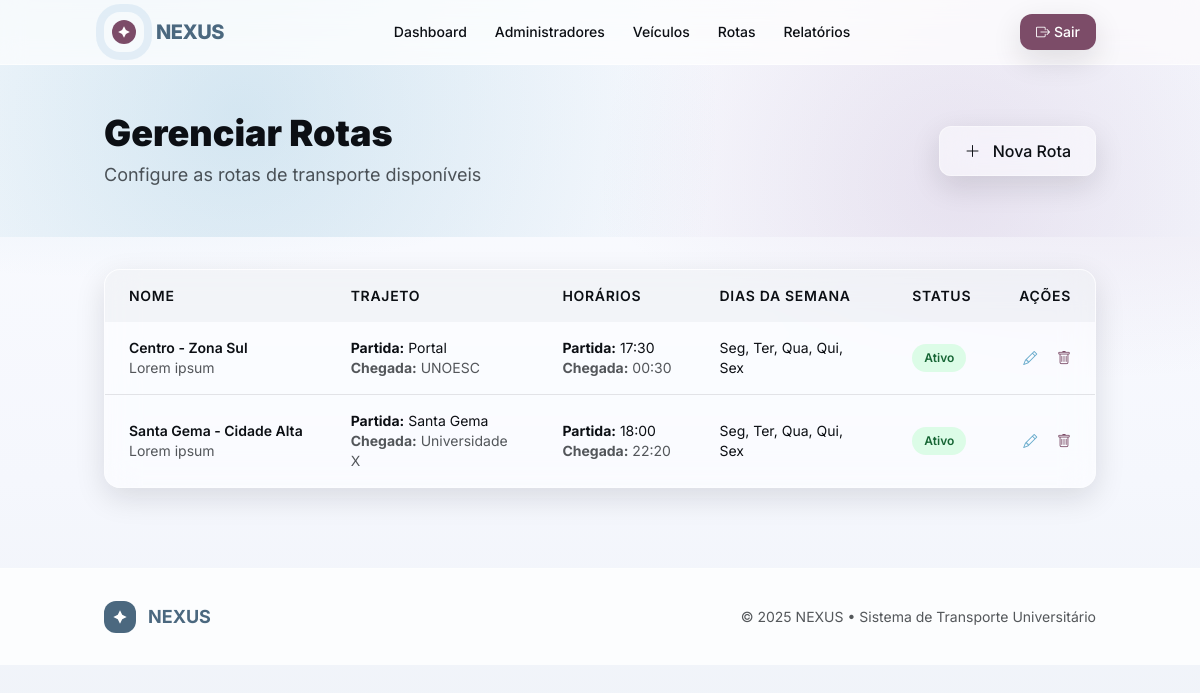
The page /manager/routes (signed in) on the database its author committed.
### tables this page shows
CREATE TABLE `routes` (
  `id` int(11) NOT NULL,
  `name` varchar(100) NOT NULL,
  `origin` varchar(100) DEFAULT NULL,
  `destination` varchar(100) NOT NULL,
  `route_date` date NOT NULL,
  `schedule_id` int(11) NOT NULL,
  `departure_time` time NOT NULL,
  `pickup_points` text NOT NULL,
  `max_capacity` int(11) NOT NULL,
  `driver_id` int(11) DEFAULT NULL,
  `current_occupancy` int(11) DEFAULT 0,
  `status` enum('scheduled','in_progress','completed','cancelled') DEFAULT 'scheduled',
  `active` tinyint(1) DEFAULT 1,
  `created_at` timestamp NOT NULL DEFAULT current_timestamp(),
  `updated_at` timestamp NOT NULL DEFAULT current_timestamp() ON UPDATE current_timestamp(),
  `arrival_time` time DEFAULT NULL,
  `description` text DEFAULT NULL,
  `days_of_week` varchar(100) DEFAULT NULL
);

### app/views/manager/routes/index.php (the view, shortened to what the rows shown need)
<?php require_once __DIR__ . '/../../layouts/header.php'; ?>
<section class="gradient-hero py-12">
    <div class="container mx-auto px-4">
        <div class="flex flex-col md:flex-row justify-between items-start md:items-center gap-6">
            <div>
                <h1 class="text-3xl md:text-4xl font-black text-nexus-ink mb-2">
                    Gerenciar Rotas
                </h1>
                <p class="text-nexus-ink/70 text-lg">Configure as rotas de transporte disponíveis</p>
            </div>
            <a href="/nexus/manager/routes/create" class="frost px-6 py-3 rounded-xl text-nexus-ink font-medium shadow-soft hover:shadow-glow transition-all border border-white/40">
                <i class="bi bi-plus-lg mr-2"></i> Nova Rota
            </a>
        </div>
    </div>
</section>
<main class="container mx-auto py-8 px-4">
    <div class="frost rounded-2xl shadow-soft overflow-hidden">
        <div class="overflow-x-auto">
            <table class="w-full">
                <thead class="bg-nexus-a/5">
                    <tr>
                        <th class="px-6 py-4 text-left text-sm font-semibold text-nexus-ink uppercase tracking-wider">
                            Nome
                        </th>
                        <th class="px-6 py-4 text-left text-sm font-semibold text-nexus-ink uppercase tracking-wider">
                            Trajeto
                        </th>
                        <th class="px-6 py-4 text-left text-sm font-semibold text-nexus-ink uppercase tracking-wider">
                            Horários
                        </th>
                        <th class="px-6 py-4 text-left text-sm font-semibold text-nexus-ink uppercase tracking-wider">
                            Dias da Semana
                        </th>
                        <th class="px-6 py-4 text-left text-sm font-semibold text-nexus-ink uppercase tracking-wider">
                            Status
                        </th>
                        <th class="px-6 py-4 text-right text-sm font-semibold text-nexus-ink uppercase tracking-wider">
                            Ações
                        </th>
                    </tr>
                </thead>
                <tbody class="divide-y divide-nexus-ink/10">
                    <?php foreach ($routes as $route): ?>
                    <tr class="hover:bg-nexus-b/5 transition-colors">
                        <td class="px-6 py-4 whitespace-nowrap">
                            <div class="text-sm font-semibold text-nexus-ink">
                                <?php echo htmlspecialchars($route['name'] ?? 'N/A'); ?>
                            </div>
                            <div class="text-sm text-nexus-ink/70">
                                <?php echo htmlspecialchars($route['description'] ?? 'Sem descrição'); ?>
                            </div>
                        </td>
                        <td class="px-6 py-4">
                            <div class="text-sm text-nexus-ink">
                                <strong>Partida:</strong>
                                <?php
                                $departure = $route['departure_location'] ?? $route['origin'] ?? 'Não informado';
                                echo htmlspecialchars($departure);
                                ?>
                            </div>
                            <div class="text-sm text-nexus-ink/70">
                                <strong>Chegada:</strong>
                                <?php
                                $arrival = $route['arrival_location'] ?? $route['destination'] ?? 'Não informado';
                                echo htmlspecialchars($arrival);
                                ?>
                            </div>
                        </td>
                        <td class="px-6 py-4 whitespace-nowrap">
                            <div class="text-sm text-nexus-ink">
                                <strong>Partida:</strong>
                                <?php
                                if (isset($route['departure_time'])) {
                                    echo date('H:i', strtotime($route['departure_time']));
                                } else {
                                    echo 'Não informado';
                                }
                                ?>
                            </div>
                            <div class="text-sm text-nexus-ink/70">
                                <strong>Chegada:</strong>
                                <?php
                                if (isset($route['arrival_time'])) {
                                    echo date('H:i', strtotime($route['arrival_time']));
                                } else {
                                    echo 'Não informado';
                                }
                                ?>
                            </div>
                        </td>
                        <td class="px-6 py-4">
                            <div class="text-sm text-nexus-ink">
                                <?php
                                $daysOfWeek = $route['days_of_week'] ?? '';
                                if (empty($daysOfWeek)) {
                                    echo 'Não definido';
                                } else {
                                    if (is_string($daysOfWeek)) {
                                        $daysArray = explode(',', $daysOfWeek);
                                    } else {
                                        $daysArray = $daysOfWeek;
                                    }
                                    $dayNames = [
                                        'mon' => 'Seg',
                                        'tue' => 'Ter',
                                        'wed' => 'Qua',
                                        'thu' => 'Qui',
                                        'fri' => 'Sex',
                                        'sat' => 'Sáb',
                                        'sun' => 'Dom'
                                    ];
                                    $displayDays = [];
                                    foreach ($daysArray as $day) {
                                        $day = trim($day);
                                        if (isset($dayNames[$day])) {
                                            $displayDays[] = $dayNames[$day];
                                        }
                                    }
                                    echo !empty($displayDays) ? implode(', ', $displayDays) : 'Não definido';
                                }
                                ?>
                            </div>
                        </td>
                        <td class="px-6 py-4 whitespace-nowrap">
                            <span class="px-3 py-1 inline-flex text-xs leading-5 font-semibold rounded-full
                                <?php
                                $status = $route['status'] ?? 'Ativo';
                                $statusClass = match($status) {
                                    'Ativo', 'active', 'scheduled' => 'bg-green-100 text-green-800',
                                    'Inativo', 'inactive', 'cancelled' => 'bg-red-100 text-red-800',
                                    'in_progress' => 'bg-yellow-100 text-yellow-800',
                                    'completed' => 'bg-blue-100 text-blue-800',
                                    default => 'bg-gray-100 text-gray-800'
                                };
                                echo $statusClass;
                                ?>">
                                <?php
                                $statusText = match($status) {
                                    'Ativo', 'active', 'scheduled' => 'Ativo',
                                    'Inativo', 'inactive', 'cancelled' => 'Inativo',
                                    'in_progress' => 'Em Andamento',
                                    'completed' => 'Concluída',
                                    default => $status
                                };
                                echo htmlspecialchars($statusText);
                                ?>
                            </span>
                        </td>
                        <td class="px-6 py-4 whitespace-nowrap text-right text-sm font-medium">
                            <a href="/nexus/manager/routes/edit/<?php echo $route['id']; ?>"
                               class="text-nexus-b hover:text-nexus-a mr-4 transition-colors" title="Editar">
                                <i class="bi bi-pencil"></i>
                            </a>
                            <button onclick="confirmDelete(<?php echo $route['id']; ?>)"
                                    class="text-nexus-f hover:text-nexus-e transition-colors" title="Excluir">
                                <i class="bi bi-trash"></i>
                            </button>
                        </td>
                    </tr>
                    <?php endforeach; ?>
                </tbody>
            </table>
        </div>
    </div>
</main>
<?php require_once __DIR__ . '/../../layouts/footer.php'; ?>

### app/core/Router.php (shortened to what the rows shown need)
<?php
class Router {
    private $routes = [];
    public function addRoute($method, $path, $controllerAction) {
        $this->routes[] = [
            'method' => $method,
            'path' => $path,
            'controllerAction' => $controllerAction
        ];
    }
    public function dispatch() {
        $requestMethod = $_SERVER['REQUEST_METHOD'];
        $requestUri = parse_url($_SERVER['REQUEST_URI'], PHP_URL_PATH);
        $scriptName = $_SERVER['SCRIPT_NAME'];
        $baseDir = rtrim(dirname($scriptName), '\\/');
        if ($baseDir && $baseDir !== '.') {
            if (strpos($requestUri, $baseDir) === 0) {
                $requestUri = substr($requestUri, strlen($baseDir));
            }
        }
        foreach ($this->routes as $route) {
            $pattern = preg_replace('/\{([a-zA-Z]+)\}/', '(?P<\1>[^/]+)', $route['path']);
            $pattern = '@^' . $pattern . '$@D';
            if ($route['method'] === $requestMethod && preg_match($pattern, $requestUri, $matches)) {
                list($controller, $action) = explode('@', $route['controllerAction']);
                $controllerInstance = new $controller();
                $params = array_filter($matches, function($key) {
                    return !is_numeric($key);
                }, ARRAY_FILTER_USE_KEY);
                call_user_func_array([$controllerInstance, $action], array_values($params));
                return;
            }
        }
    }
}
?>

### rows shown on the page
routes: name "Centro - Zona Sul", description "Lorem ipsum", origin "Portal", destination "UNOESC", departure_time "17:30", arrival_time "00:30", displayDays "Seg, Ter, Qua, Qui, Sex", status "Ativo"
routes: name "Santa Gema - Cidade Alta", description "Lorem ipsum", origin "Santa Gema", destination "Universidade X", departure_time "18:00", arrival_time "22:20", displayDays "Seg, Ter, Qua, Qui, Sex", status "Ativo"
